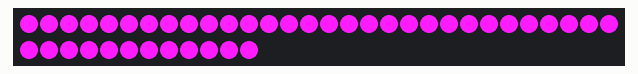
Simulated run of this program. Board: Raspberry Pi (BCM pin numbers). Shown: 42 RGB LEDs in strip order, left to right, continuing on the next row. What the program prints to the terminal is not drawn.

Above: at 0.8 s.
At 34.0 s:
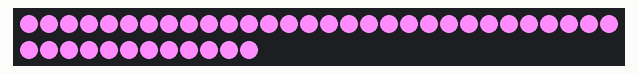

The program:

main.py
```python
#!/usr/bin/python3
import time
import board
import neopixel
from random import randint

NUM_PIXEL = 6 + 6 + 15 + 15 # rEyes lEyes strip


class Leds:
    pixels = neopixel.NeoPixel(board.D18, NUM_PIXEL)

    def __init__(self):
        print("Hello");

    def standBy(self):
        start = 0
        end = 200
        step = 4
        while True:
            for i in range(start, end, step):
                for x in range(0, NUM_PIXEL):
                    self.pixels[x] = (250, i, 250)

            for i in range(end, start, -step):
                for x in range(0, NUM_PIXEL):
                    self.pixels[x] = (250, i, 250)

            time.sleep(1)


Leds = Leds();
Leds.standBy();
```
